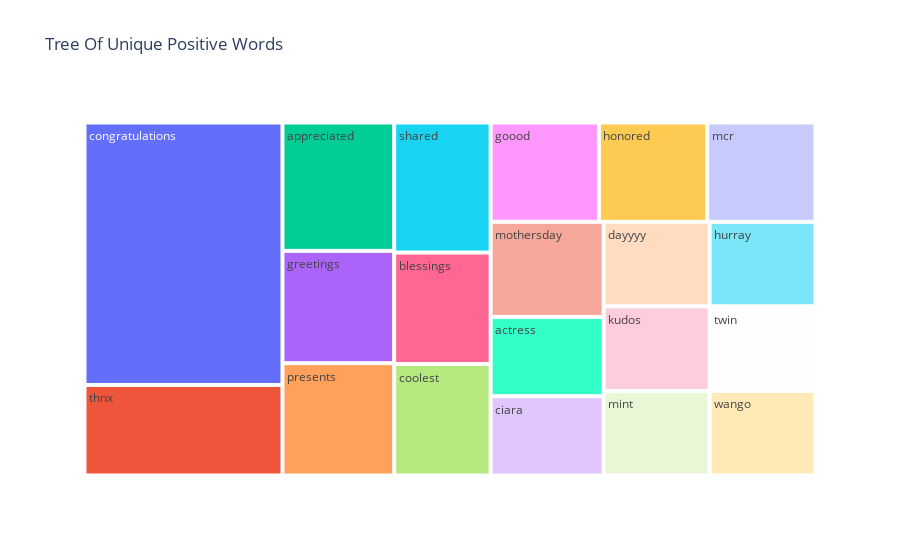

Write notebook code for a chart like this one.
### Code cell
fig = px.treemap(Unique_Positive, path=['words'], values='count',title='Tree Of Unique Positive Words')
fig.show()

### Figure 1 — Plotly figure (JSON) as saved in the notebook; plotly's stock layout.template omitted (floating-point values rounded to 4 significant figures)
{"data": [{"branchvalues": "total", "domain": {"x": [0, 1], "y": [0, 1]}, "hovertemplate": "labels=%{label}<br>count=%{value}<br>parent=%{parent}<br>id=%{id}<extra></extra>", "ids": ["actress", "appreciated", "blessings", "ciara", "congratulations", "coolest", "dayyyy", "goood", "greetings", "honored", "hurray", "kudos", "mcr", "mint", "mothersday", "presents", "shared", "thnx", "twin", "wango"], "labels": ["actress", "appreciated", "blessings", "ciara", "congratulations", "coolest", "dayyyy", "goood", "greetings", "honored", "hurray", "kudos", "mcr", "mint", "mothersday", "presents", "shared", "thnx", "twin", "wango"], "name": "", "parents": ["", "", "", "", "", "", "", "", "", "", "", "", "", "", "", "", "", "", "", ""], "type": "treemap", "values": [5, 8, 6, 5, 29, 6, 5, 6, 7, 6, 5, 5, 6, 5, 6, 7, 7, 10, 5, 5]}], "layout": {"legend": {"tracegroupgap": 0}, "title": {"text": "Tree Of Unique Positive Words"}}}
